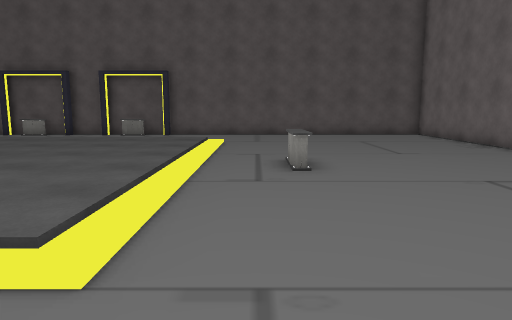
[1] (above)

15 first-person views from a walk through a scene from a Unity 3-D project. The camera is 1.3 m above the floor, tilts 8° down and sees 70° across. The floor is counted in squares, 1 m on a side. Each view is taken from the middle of a square. On the plan, view 1 faces up. The plan holds only what a view shows up to about 15 squares ahead; the rest is blank. The player is left out. Some surface patterns are stand-ins.

[2]
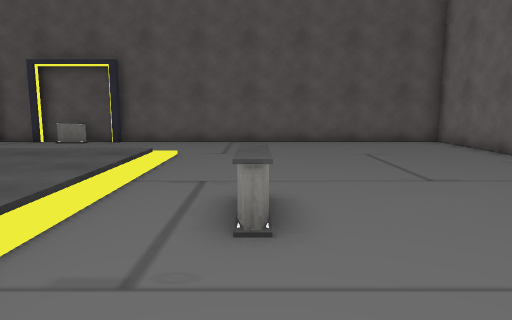

[3]
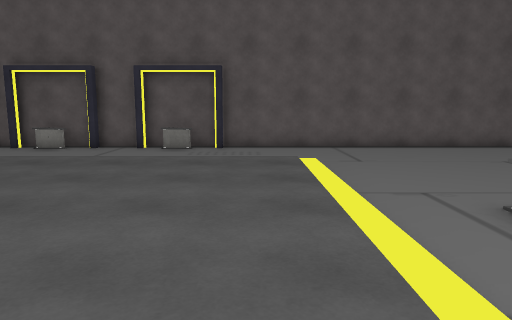

[4]
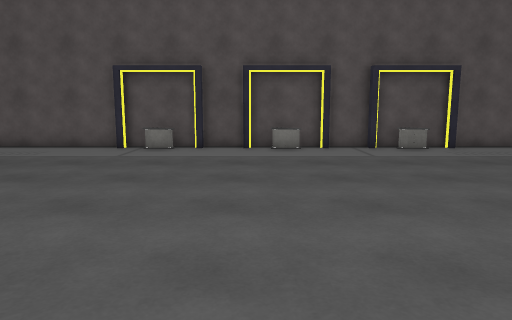

[5]
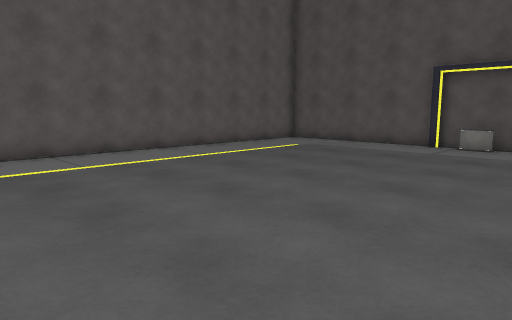

[6]
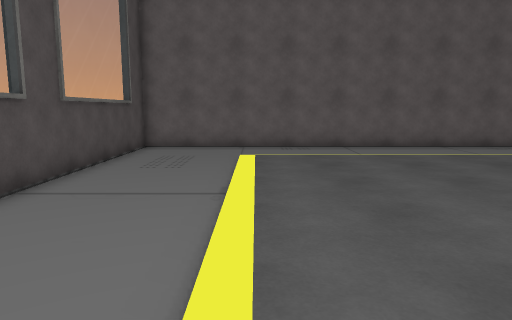

[7]
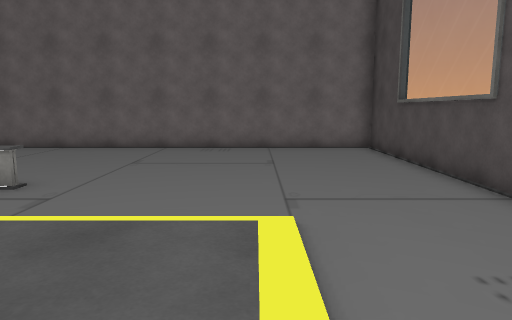

[8]
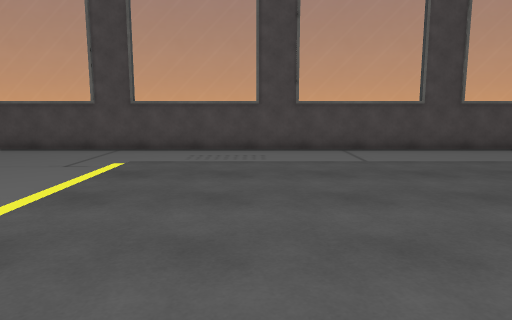

[9]
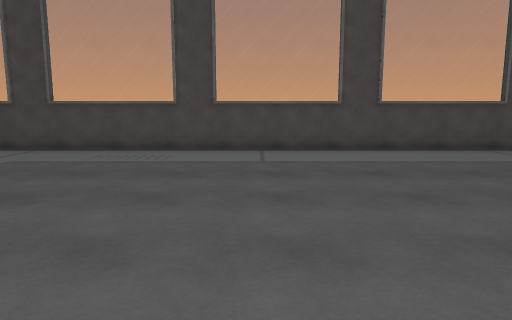

[10]
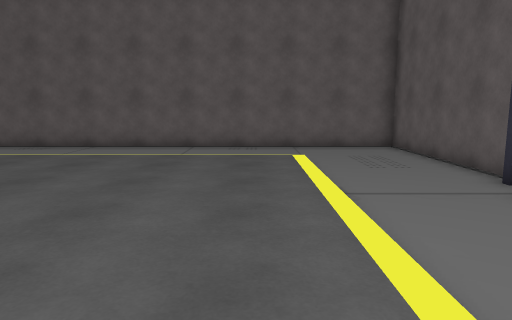

[11]
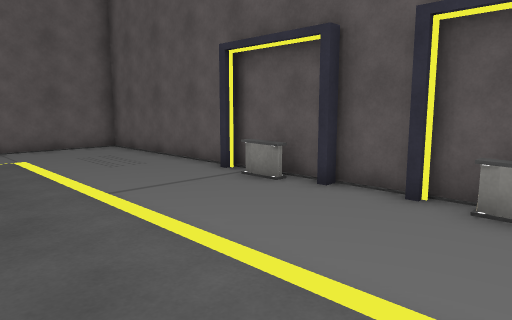

[12]
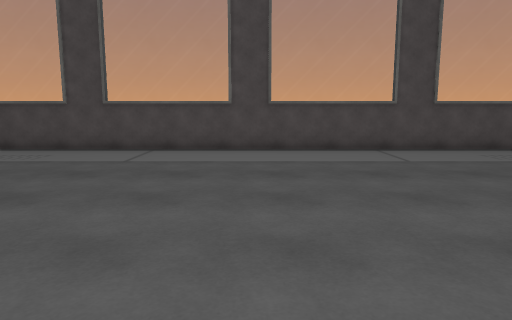

[13]
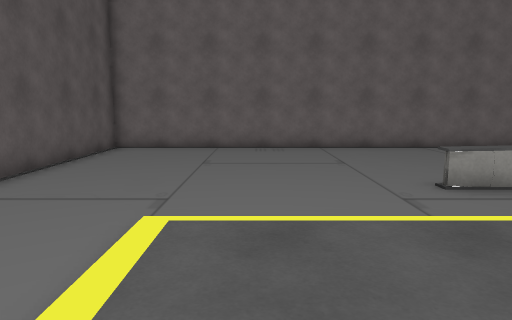

[14]
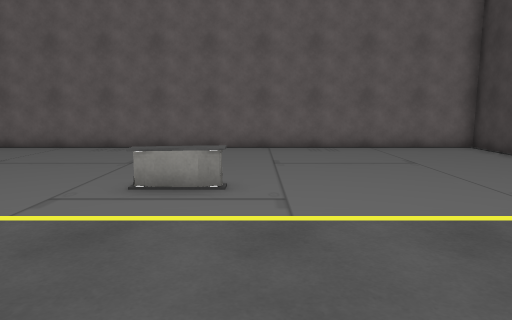

[15]
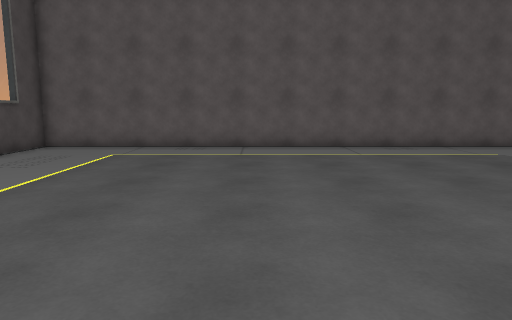

### Floor plan
Key: @ floor where view 1 was taken; # wall or solid block; . main floor; : floor 0.25 m higher than the main floor; / step, stairs or slope; = window, fence, low wall or low ledge; O other object.
Columns run from 25 left of view 1 to 8 right of it. Each row starts with its distance up from view 1.
 19 ##################################
 18 #.......#OO#.#OO#.#O.............#
 17 #................................#
 16 #................................#
 15 #...............     ............#
 14 #....///////////////////.........#
 13 #....::::::::::::::::::/.........#
 12 #....::::::::::::::::::/.........#
 11 #....::::::::::::::::::/.........#
 10 #....::::::::::::::::::/.........#
  9 #....::::::::::::::::::/..O......#
  8 #....::::::::::::::::::/..O......#
  7 #....::::::::::::::::::/.........#
  6 #....::::::::::::::::::/.........#
  5 #....::::::::::::::::::/.........#
  4 #....::::::::::::::::::/.........#
  3 #....///////////////////.........#
  2 #.............       ............#
  1 #................................#
  0 #........................@.......#
 -1 #................................#
 -2 ########=====#=====#=====#=====###

Where each view was taken, in squares from view 1:
view 1: 0 up, 0 right, facing up
view 2: 4 up, 1 right, facing up
view 3: 4 up, 3 left, facing up
view 4: 4 up, 12 left, facing up
view 5: 3 up, 12 left, facing up-left
view 6: 3 up, 10 left, facing left
view 7: 3 up, 6 left, facing right
view 8: 12 up, 5 left, facing down
view 9: 12 up, 8 left, facing down
view 10: 13 up, 10 left, facing left
view 11: 12 up, 10 left, facing up-left
view 12: 12 up, 12 left, facing down
view 13: 13 up, 6 left, facing right
view 14: 7 up, 6 left, facing right
view 15: 7 up, 10 left, facing left
